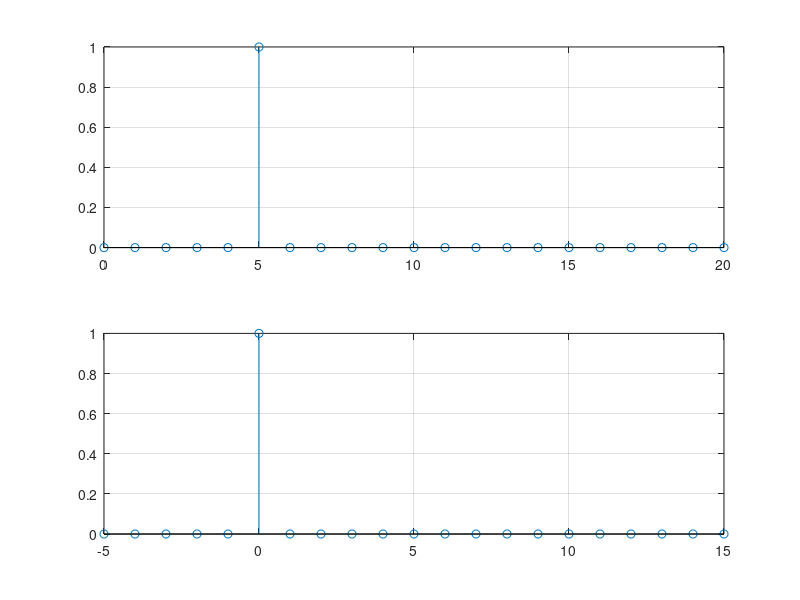
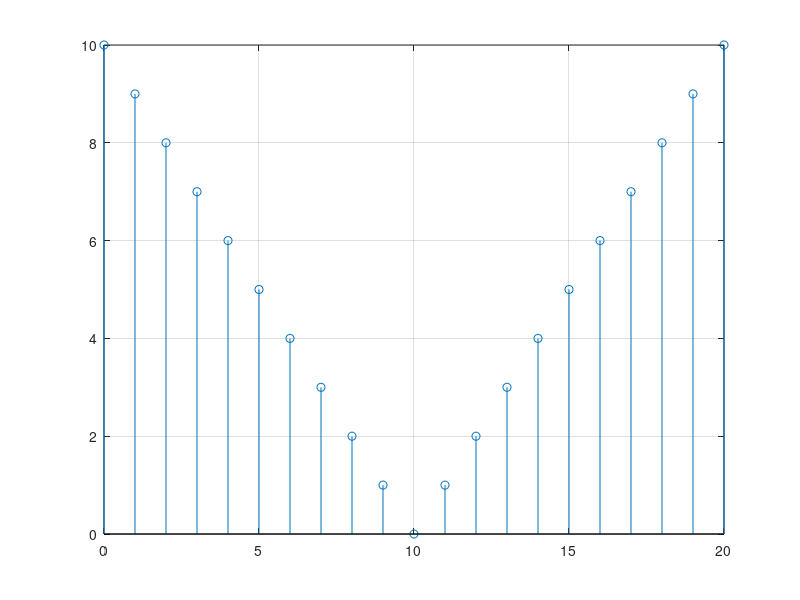
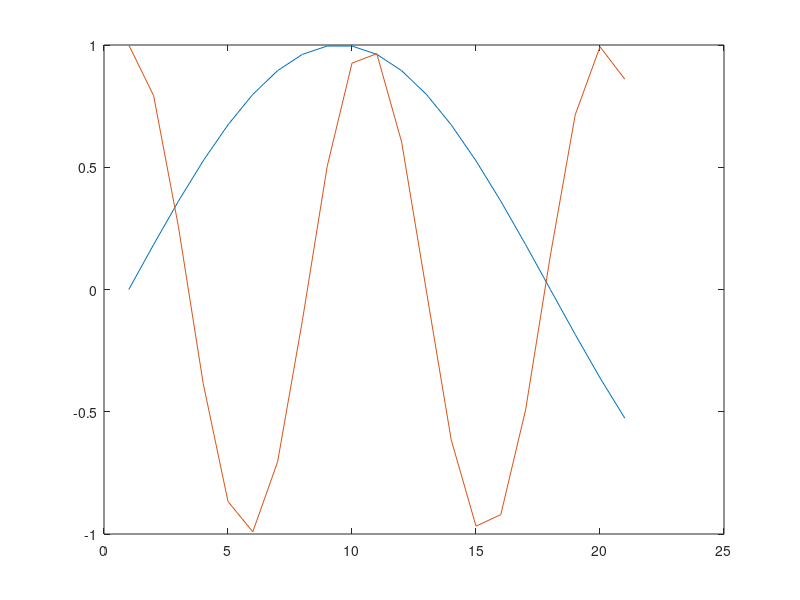
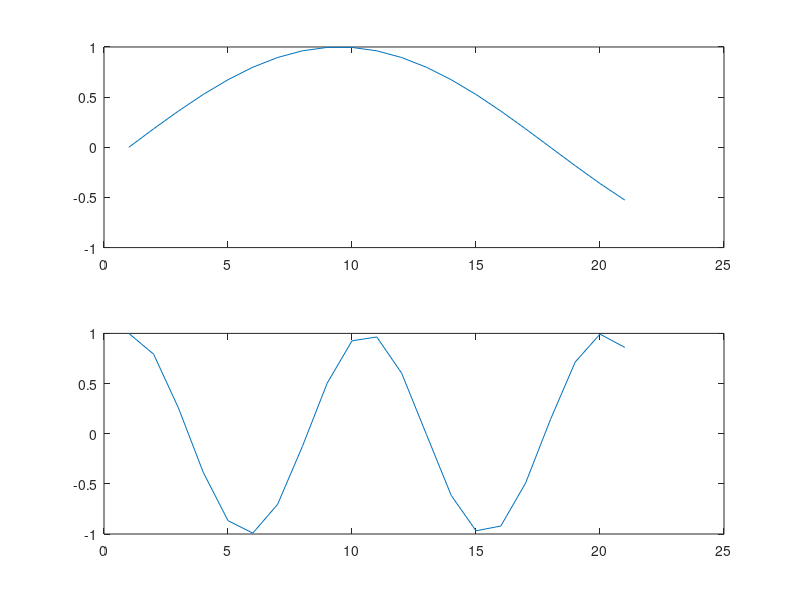

MATLAB code for these plots, in order:
% ExercitiuE4

%punctul a)

n=0:20; % generam vectorul n
m=-5:15; % generam vectorul m
z=linspace(0,0,21); % generam vectorul z
 z(6)=1; % inlocuim in a 6-a valoarea cu 1
figure(1) % denumim primul grafic, pastrandu-l astfel, fara a se inlocui cu al doilea
subplot(2,1,1)% impartim in 2 miniferestre, punand graficul urmator in partea de sus
stem(n,z), grid % afisam graficul lui z in functie de n 
subplot(2,1,2) % impartim in 2 miniferestre, punand graficul urmator in partea de jos
stem(m,z), grid % afisam graficul lui z in functie de m
 
% punctul b)

t=abs(10-n); % se foloseste functia abs pentru modulul vectorului
figure(2) % denumim al doilea grafic, pastrandu-l astfel si pe primul
stem(n,t), grid % afisam graficul lui t in funtie de n

% punctul c)

for index=-15,1;25; % folosind functia "for", formam vectorul x1, dand valori lui n
    x1=sin((pi/17)*n);
end

for index=0,1;50; % folosind functia "for", formam vectorul x1, dand valori lui n
    x2=cos((pi/sqrt(23))*n);
end

figure(3)
plot(x1)
hold on % folosim functia hold pentru a pastra graficul precedent si de a afisa peste acel grafic urmatorul grafic
plot(x2)
hold off % dezactivam aceasta functie 

figure(4)
subplot(2,1,1)
plot(x1)
subplot(2,1,2)
plot(x2)

figure(5)
stem(x1)
hold on
stem(x2)

figure(6)
subplot(2,1,1)
stem(x1)
subplot(2,1,2)
stem(x2)